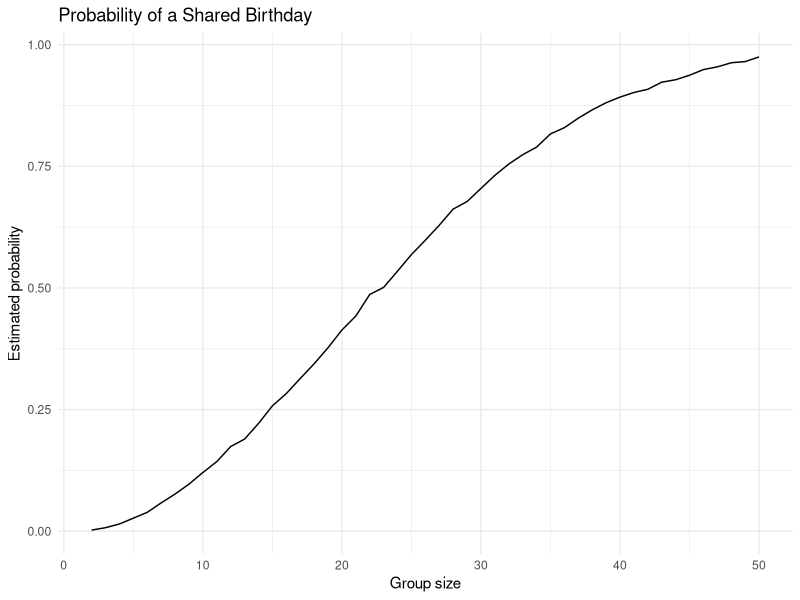

Source code (R): (Note: this script raises an error after producing the figure.)
## ---- chunk 1
library(tidyverse)
same_birthday = function(n) {
  birthday_vector = sample(1:365, size = n, replace = TRUE)
  n_distinct(birthday_vector) < n
} 
same_birthday(30)

set.seed(42)

sim_results = expand_grid(
  range = 2:50,
  iter = 1:10000
) |>
  mutate(repeated = map_lgl(range, same_birthday)) |>
  group_by(range) |>
  summarize(
    probability = mean(repeated)
  )

sim_plot = sim_results |>
  ggplot(aes(x = range, y = probability)) +
  geom_line() +
  labs(
    title = "Probability of a Shared Birthday",
    x = "Group size",
    y = "Estimated probability"
  ) +
  theme_minimal()

sim_plot
## ---- chunk 2
files_df = tibble(
  path = list.files(
    "data",
    pattern = "\\.csv$",
    full.names = TRUE
  )
)

files_df = files_df |>
  mutate(data = map(path,read_csv))

study_df = files_df |>
  mutate(
    filename = basename(path),
    filename = str_remove(filename, "\\.csv$")
  ) |>
  separate(
  filename,
  into = c("arm", "subject_id"),
  sep = "_"
) |> 
  select(arm, subject_id, data) |>
  unnest(data) |>
  pivot_longer(
    cols = week_1:week_8,
    names_to = "week",
    names_prefix = "week_",
    values_to = "observations"
  ) |>
  mutate(week = as.integer(week))

study_df |>
  ggplot(aes(x = week, y = observations, color = arm, group = interaction(arm, subject_id))) +
  geom_line() +
  labs(
    x = "week",
    y = "observations"
  ) +
  theme_minimal()
## ---- chunk 3
sim_t_test = function(mu) {
  x = rnorm(n = 30, mean = mu, sd = 5)
  t = t.test(x, mu = 0) |>
    broom::tidy()
  
  t |>
    select(estimate, p.value)
}

set.seed(42)

sim_t_results = expand.grid(
  mu_value = 0:6,
  iter = 1:5000
) |>
  mutate(
    true_result = map(mu_value, sim_t_test)
  ) |>
  unnest(true_result) |>
  mutate(
    reject = p.value < 0.05
  )

summary_t = sim_t_results |>
  group_by(mu_value) |>
  summarise(
    rejection_rate = mean(reject),
    avg_estimate = mean(estimate),
    avg_estimate_rej = mean(estimate[reject])
  )

plot_1 = summary_t |>
  ggplot(aes(x = mu_value, y = rejection_rate)) +
  geom_line() +
    labs(
    x = "True mean (mu)",
    y = "Rejection rate"
  ) +
  theme_minimal()
plot_1

plot_2 = summary_t |>
  ggplot(aes(x = mu_value, y = avg_estimate)) +
  geom_line(aes(color = "All samples")) +
  geom_line(aes(y = avg_estimate_rej, color = "Rejected samples")) +
  labs(
    x = "True mean (mu)",
    y = "Average estimated mean",
    color = "Sample group"
  ) +
  theme_minimal()

plot_2
